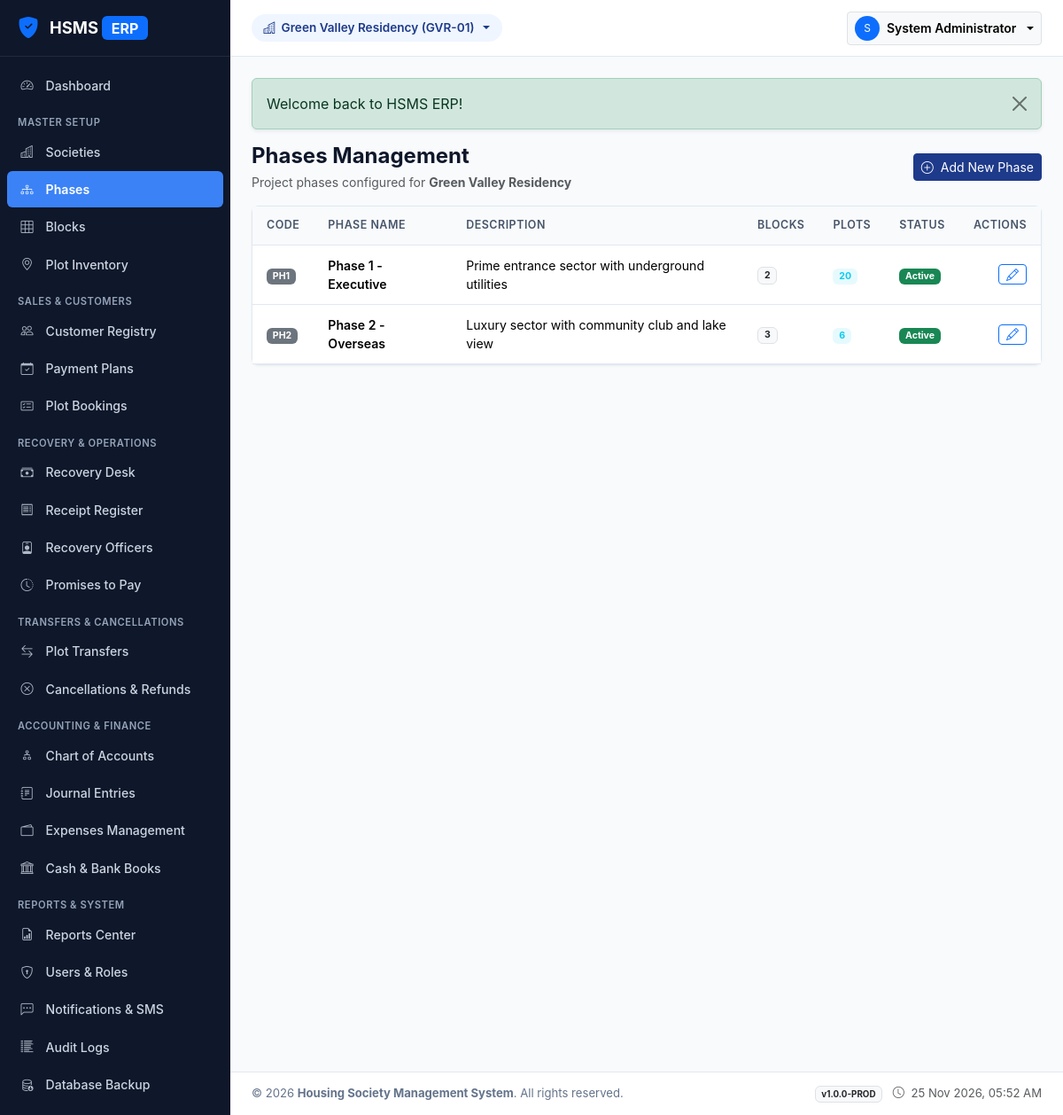
Screenshot of /modules/phases/index.php (signed in) with the database file from the repository.
### tables this page shows
CREATE TABLE `societies` (
  `id` int(10) unsigned NOT NULL AUTO_INCREMENT,
  `society_code` varchar(20) NOT NULL,
  `name` varchar(150) NOT NULL,
  `location` varchar(255) NOT NULL,
  `address` text DEFAULT NULL,
  `contact_number` varchar(50) NOT NULL,
  `email` varchar(100) DEFAULT NULL,
  `registration_number` varchar(100) DEFAULT NULL,
  `logo_path` varchar(255) DEFAULT NULL,
  `start_date` date DEFAULT NULL,
  `status` enum('active','inactive') NOT NULL DEFAULT 'active',
  `remarks` text DEFAULT NULL,
  `created_at` timestamp NOT NULL DEFAULT current_timestamp(),
  `updated_at` timestamp NOT NULL DEFAULT current_timestamp() ON UPDATE current_timestamp(),
  PRIMARY KEY (`id`),
  UNIQUE KEY `society_code` (`society_code`)
);

CREATE TABLE `phases` (
  `id` int(10) unsigned NOT NULL AUTO_INCREMENT,
  `society_id` int(10) unsigned NOT NULL,
  `phase_name` varchar(100) NOT NULL,
  `phase_code` varchar(30) NOT NULL,
  `description` text DEFAULT NULL,
  `status` enum('active','inactive') NOT NULL DEFAULT 'active',
  `created_at` timestamp NOT NULL DEFAULT current_timestamp(),
  PRIMARY KEY (`id`),
  UNIQUE KEY `uk_soc_phase` (`society_id`,`phase_name`),
  CONSTRAINT `fk_phase_society` FOREIGN KEY (`society_id`) REFERENCES `societies` (`id`) ON DELETE CASCADE
);

### includes/helpers.php (called while the page is built, shortened)
<?php
function e(mixed $string): string {
    return htmlspecialchars((string)($string ?? ''), ENT_QUOTES | ENT_SUBSTITUTE, 'UTF-8');
}
function base_url(string $path = ''): string {
    $path = ltrim($path, '/');
    return '/HSMS/' . $path;
}
function has_flash(): bool {
    return !empty($_SESSION['__flash']);
}
function get_flash(): array {
    $flashes = $_SESSION['__flash'] ?? [];
    return $flashes;
}

### includes/auth.php (called while the page is built, shortened)
<?php
function current_user(): ?array {
    return [
        'id'             => (int)$_SESSION['user_id'],
        'name'           => (string)($_SESSION['user_name'] ?? ''),
        'username'       => (string)($_SESSION['username'] ?? ''),
        'email'          => (string)($_SESSION['user_email'] ?? ''),
        'role_id'        => (int)($_SESSION['user_role_id'] ?? 0),
        'role_name'      => (string)($_SESSION['user_role_name'] ?? ''),
        'is_super_admin' => (bool)($_SESSION['is_super_admin'] ?? false)
    ];
}
function get_active_society_id(): int {
    if (!empty($_SESSION['active_society_id'])) {
        return (int)$_SESSION['active_society_id'];
    }
    $db = get_db_connection();
    $stmt = $db->query("SELECT `id` FROM `societies` WHERE `status` = 'active' ORDER BY `id` ASC LIMIT 1");
    $id = (int)$stmt->fetchColumn();
    return $id;
}
function get_active_society(): ?array {
    $socId = get_active_society_id();
    $db = get_db_connection();
    $stmt = $db->prepare("SELECT * FROM `societies` WHERE `id` = :id LIMIT 1");
    $stmt->execute(['id' => $socId]);
    return $stmt->fetch() ?: null;
}

### modules/phases/index.php (the view, shortened to what this page needs)
<?php
$db = get_db_connection();
$activeSocId = get_active_society_id();
$society = get_active_society();
$stmt = $db->prepare("
    SELECT p.*,
        (SELECT COUNT(*) FROM `blocks` WHERE `phase_id` = p.id) as blocks_count,
        (SELECT COUNT(*) FROM `plots` WHERE `phase_id` = p.id) as plots_count
    FROM `phases` p
    WHERE p.society_id = :sid
    ORDER BY p.id ASC
");
$stmt->execute(['sid' => $activeSocId]);
$phases = $stmt->fetchAll();
require_once __DIR__ . '/../../includes/header.php';
?>
<div class="d-flex justify-content-between align-items-center mb-3">
    <div>
        <h4 class="fw-bold mb-1">Phases Management</h4>
        <p class="text-muted small mb-0">Project phases configured for <strong><?= e($society['name'] ?? 'Society') ?></strong></p>
    </div>
    <button class="btn btn-hs-primary btn-sm" data-bs-toggle="modal" data-bs-target="#phaseModal" onclick="preparePhaseModal('create')">
        <i class="bi bi-plus-circle me-1"></i> Add New Phase
    </button>
</div>
<div class="card-hs">
    <div class="table-responsive">
        <table class="table table-hs">
            <thead>
                <tr>
                    <th>Code</th>
                    <th>Phase Name</th>
                    <th>Description</th>
                    <th>Blocks</th>
                    <th>Plots</th>
                    <th>Status</th>
                    <th class="text-end">Actions</th>
                </tr>
            </thead>
            <tbody>
                <?php if (empty($phases)): ?>
                    <tr><td colspan="7" class="text-center text-muted py-4">No phases configured for this society.</td></tr>
                <?php else: ?>
                    <?php foreach ($phases as $ph): ?>
                        <tr>
                            <td><span class="badge bg-secondary"><?= e($ph['phase_code']) ?></span></td>
                            <td class="fw-semibold"><?= e($ph['phase_name']) ?></td>
                            <td><?= e($ph['description'] ?? '—') ?></td>
                            <td><span class="badge bg-light text-dark border"><?= (int)$ph['blocks_count'] ?></span></td>
                            <td><span class="badge bg-info bg-opacity-10 text-info fw-bold"><?= (int)$ph['plots_count'] ?></span></td>
                            <td>
                                <span class="badge <?= ($ph['status'] === 'active') ? 'bg-success' : 'bg-secondary' ?>">
                                    <?= ucfirst(e($ph['status'])) ?>
                                </span>
                            </td>
                            <td class="text-end">
                                <button type="button" class="btn btn-sm btn-outline-primary py-0 px-2"
                                        onclick="editPhase(<?= htmlspecialchars(json_encode($ph), ENT_QUOTES, 'UTF-8') ?>)">
                                    <i class="bi bi-pencil"></i>
                                </button>
                            </td>
                        </tr>
                    <?php endforeach; ?>
                <?php endif; ?>
            </tbody>
        </table>
    </div>
</div>
<?php require_once __DIR__ . '/../../includes/footer.php'; ?>

### includes/header.php (shortened to what this page needs)
<?php
$currentUser = current_user();
$activeSociety = get_active_society();
?>
<!DOCTYPE html>
<html lang="en">
<head>
    <link href="https://cdn.jsdelivr.net/npm/bootstrap@5.3.3/dist/css/bootstrap.min.css" rel="stylesheet">
    <link rel="stylesheet" href="https://cdn.jsdelivr.net/npm/bootstrap-icons@1.11.3/font/bootstrap-icons.min.css">
    <link rel="stylesheet" href="<?= base_url('assets/css/style.css') ?>">
</head>
<body>
<div id="app-wrapper">
    <?php require_once __DIR__ . '/sidebar.php'; ?>
    <div id="content-wrapper">
        <header class="top-navbar">
            <div class="d-flex align-items-center gap-3">
                <div class="dropdown">
                    <button class="society-badge-pill dropdown-toggle border-0" type="button" data-bs-toggle="dropdown" aria-expanded="false">
                        <i class="bi bi-buildings"></i>
                        <span><?= e($activeSociety['name'] ?? 'Select Society') ?> (<?= e($activeSociety['society_code'] ?? '—') ?>)</span>
                    </button>
                </div>
            </div>
            <div class="d-flex align-items-center gap-3">
                <div class="dropdown">
                    <button class="btn btn-sm btn-light border dropdown-toggle d-flex align-items-center gap-2" type="button" data-bs-toggle="dropdown" aria-expanded="false">
                        <div class="rounded-circle bg-primary text-white d-flex align-items-center justify-content-center" style="width: 28px; height: 28px; font-size: 0.75rem;">
                            <?= strtoupper(substr($currentUser['name'], 0, 1)) ?>
                        </div>
                        <span class="d-none d-sm-inline fw-semibold"><?= e($currentUser['name']) ?></span>
                    </button>
                </div>
            </div>
        </header>
        <main class="page-container">
            <?php if (has_flash()): ?>
                <?php foreach (get_flash() as $flash): ?>
                    <div class="alert alert-<?= e($flash['type']) ?> alert-dismissible fade show shadow-sm" role="alert">
                        <?= e($flash['message']) ?>
                        <button type="button" class="btn-close" data-bs-dismiss="alert" aria-label="Close"></button>
                    </div>
                <?php endforeach; ?>
            <?php endif; ?>

### assets/css/style.css (style rules this page uses)
:root { --hs-primary: #1e3a8a; --hs-primary-dark: #172554; --hs-primary-light: #3b82f6; --hs-accent: #0284c7; --hs-bg: #f8fafc; --hs-card-bg: #ffffff; --hs-border: #e2e8f0; --hs-text-main: #0f172a; --hs-text-muted: #64748b; --hs-sidebar-width: 260px; --hs-sidebar-collapsed-width: 70px; --hs-header-height: 64px; }
body { font-family: -apple-system, BlinkMacSystemFont, "Segoe UI", Roboto, "Helvetica Neue", Arial, sans-serif; background-color: var(--hs-bg); color: var(--hs-text-main); margin: 0; padding: 0; min-height: 100vh; display: flex; flex-direction: column; }
#app-wrapper { display: flex; min-height: 100vh; width: 100%; }
#content-wrapper { flex-grow: 1; display: flex; flex-direction: column; min-width: 0; background-color: var(--hs-bg); }
.top-navbar { height: var(--hs-header-height); background: var(--hs-card-bg); border-bottom: 1px solid var(--hs-border); display: flex; align-items: center; justify-content: space-between; padding: 0 1.5rem; position: sticky; top: 0; z-index: 999; }
.society-badge-pill { background-color: #eff6ff; border: 1px solid #bfdbfe; color: var(--hs-primary); padding: 0.35rem 0.85rem; border-radius: 9999px; font-size: 0.85rem; font-weight: 600; display: inline-flex; align-items: center; gap: 0.4rem; }
.page-container { padding: 1.5rem; flex-grow: 1; }
.card-hs { background: var(--hs-card-bg); border: 1px solid var(--hs-border); border-radius: 8px; box-shadow: 0 1px 3px rgba(0, 0, 0, 0.05); margin-bottom: 1.25rem; }
.table-hs { margin-bottom: 0; width: 100%; }
.table-hs th { background-color: #f8fafc; color: #475569; font-size: 0.78rem; text-transform: uppercase; letter-spacing: 0.04em; font-weight: 600; padding: 0.75rem 1rem; border-bottom: 1px solid var(--hs-border); }
.table-hs td { padding: 0.75rem 1rem; vertical-align: middle; border-bottom: 1px solid var(--hs-border); font-size: 0.88rem; }
.btn-hs-primary { background-color: var(--hs-primary); border-color: var(--hs-primary); color: #ffffff; }

### rows the page displays
societies: name "Green Valley Residency", society_code "GVR-01"
phases: phase_code "PH1", phase_name "Phase 1 - Executive", description "Prime entrance sector with underground utilities", blocks_count "2", plots_count "20", status "Active"
phases: phase_code "PH2", phase_name "Phase 2 - Overseas", description "Luxury sector with community club and lake view", blocks_count "3", plots_count "6", status "Active"

### other values shown
substr($currentUser['name'], 0, 1) "S"
$currentUser['name'] "System Administrator"
$flash['message'] "Welcome back to HSMS ERP!"
APP_NAME "Housing Society Management System"
APP_VERSION "1.0.0-PROD"
